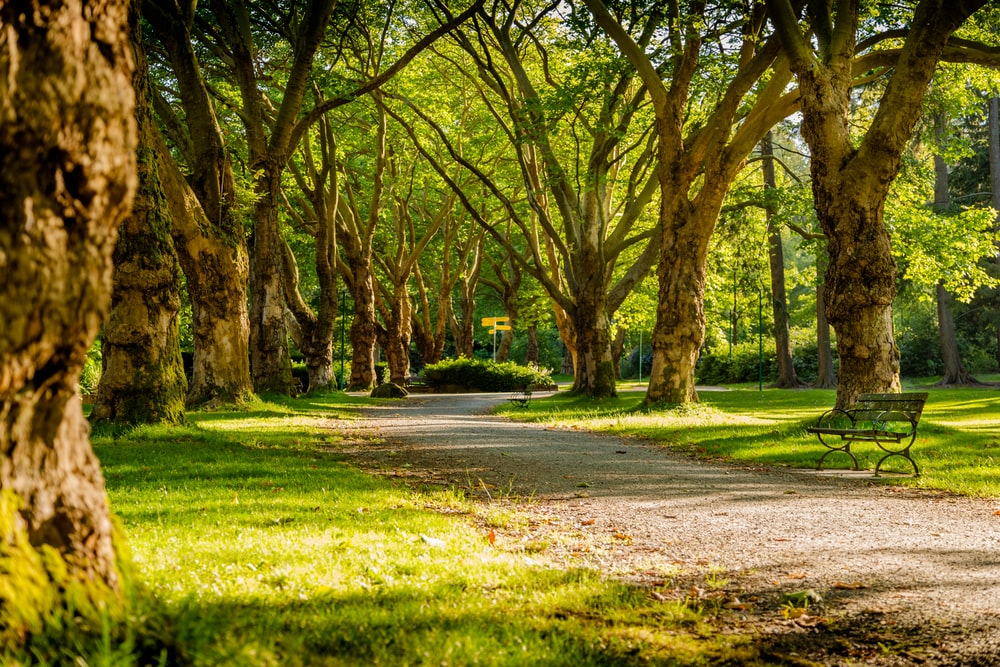
#> input picture photos/pa.jpeg, 1000 x 667 px
$ python masking.py
#> lines starting #> are read from the running program, lines starting #| are printed output that depends on the picture; after the words box and inside, x2 and y2 are one past the last pixel; in counts of white or black regions, pixels touching at a corner belong together
import cv2 as cv
import numpy as np


img=cv.imread('photos/pa.jpeg')
#> img is the input picture: shape (667, 1000, 3); mean B, G, R 33.5, 105.7, 114.4
cv.imshow('park',img)


blank = np.zeros(img.shape[:2],dtype='uint8')#img.shape[:2] used for taking the whole image into account
cv.imshow('blank image',blank)

#masking

mask=cv.circle(blank, (img.shape[1]//2+250,img.shape[0]//2 + 200),100,255,-1)
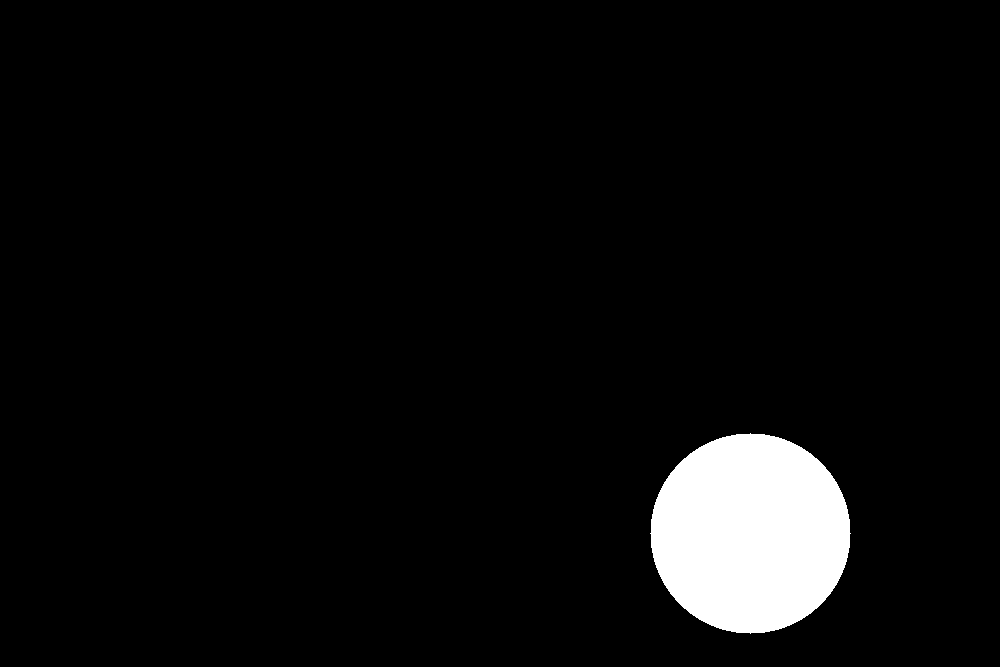
#> blank: shape (667, 1000); 4.7% white; 1 white region, box (x1, y1, x2, y2) and area: (650, 433, 851, 634) 31417
cv.imshow('mask',mask)

masked=cv.bitwise_and(img,img,mask=mask)
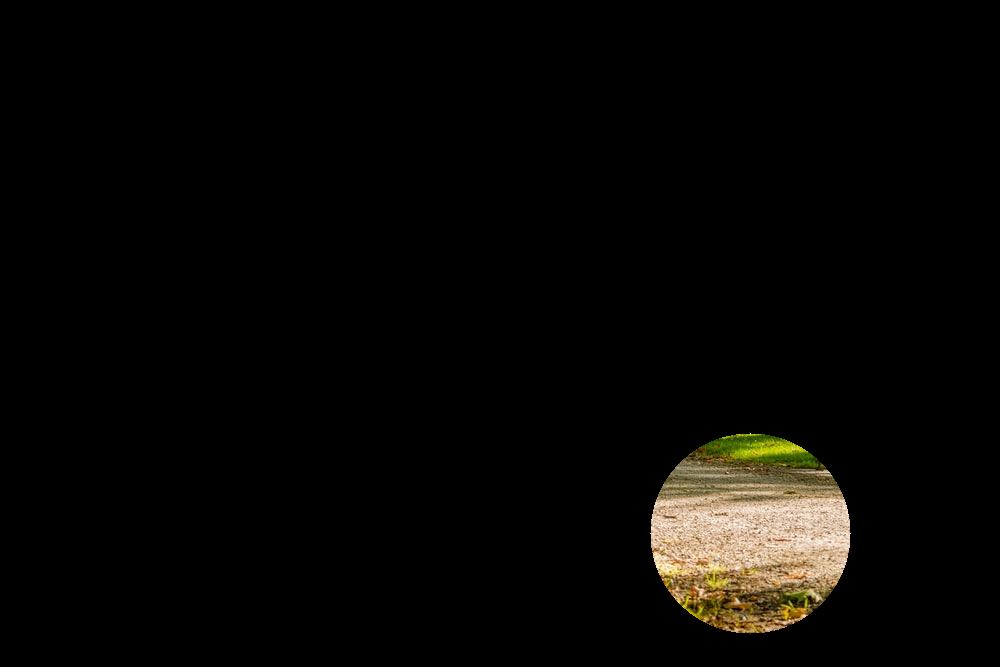
#> masked: shape (667, 1000, 3); mean B, G, R 4.7, 6.9, 8
cv.imshow('Masked',masked)


cv.waitKey(0)

$ run again, with photos/ph.jpeg copied over photos/pa.jpeg
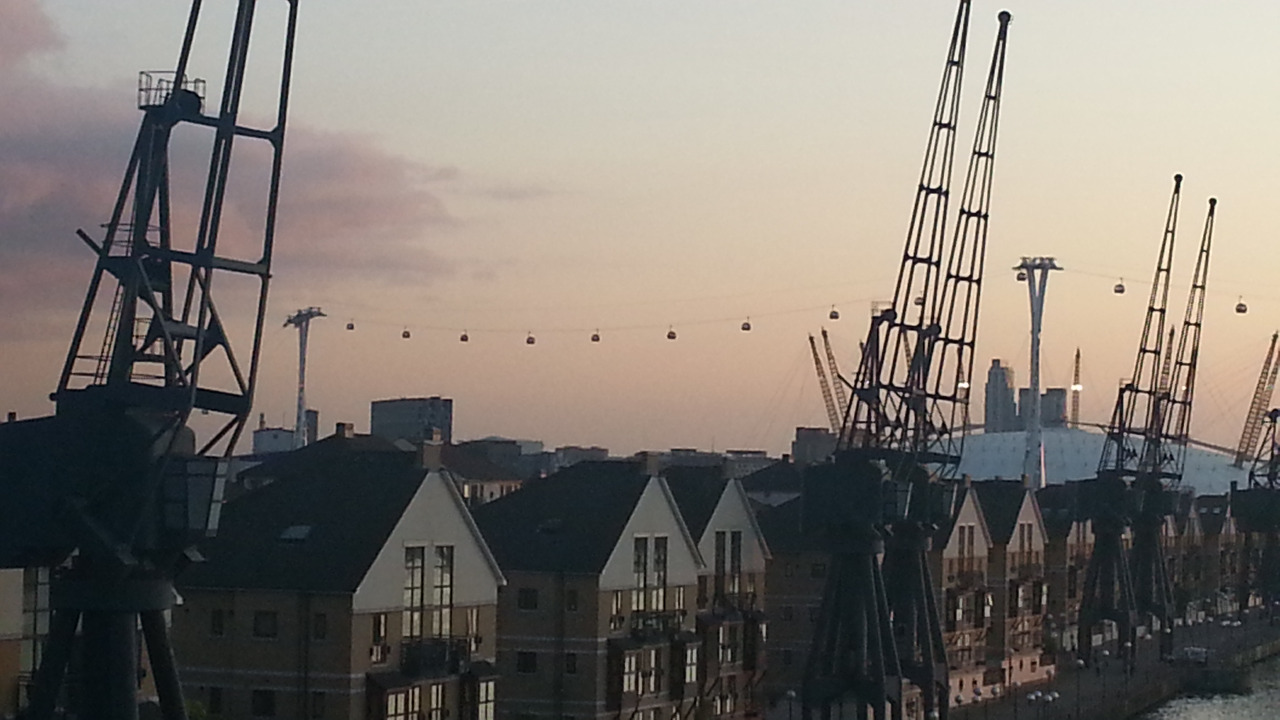
#> input picture photos/ph.jpeg, 1280 x 720 px
#> img is the input picture: shape (720, 1280, 3); mean B, G, R 112.2, 118.7, 124.9
#> `mask=cv.circle(blank, (img.shape[1]//2+250,img.shape[0]//2 + 200),100,..`:
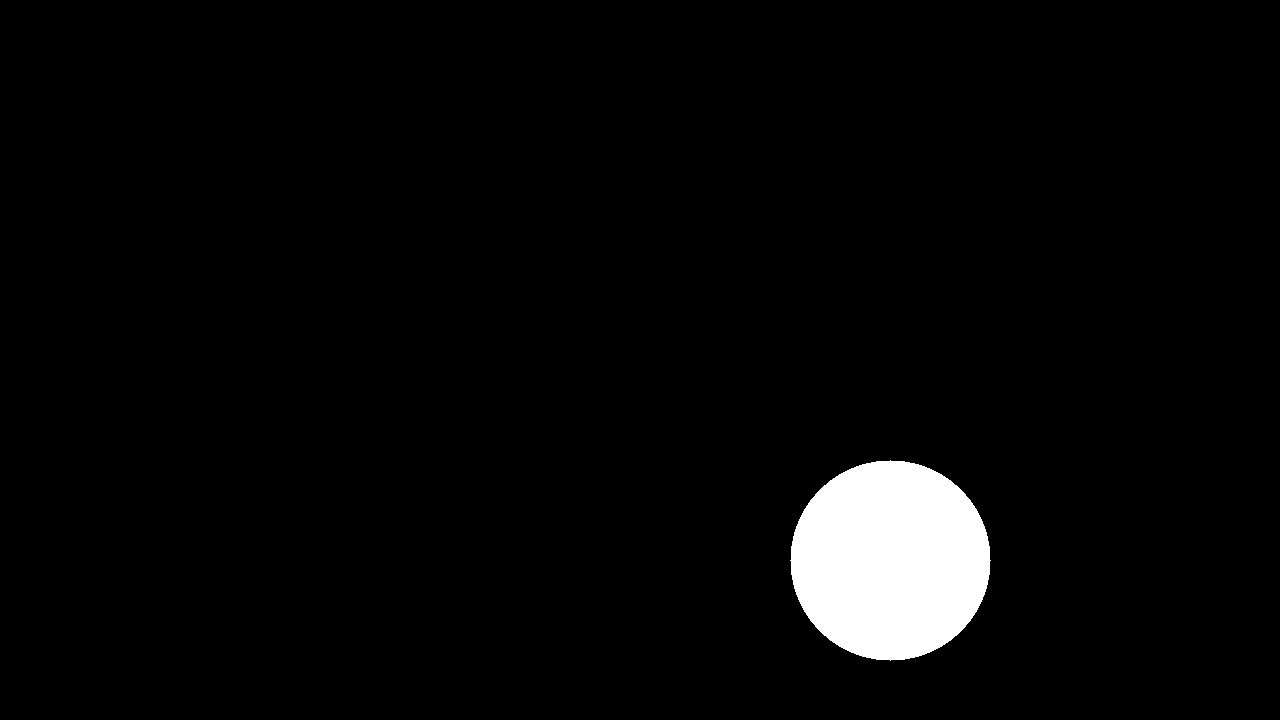
#> blank: shape (720, 1280); 3.4% white; 1 white region, box (x1, y1, x2, y2) and area: (790, 460, 991, 661) 31417
#> `masked=cv.bitwise_and(img,img,mask=mask)`:
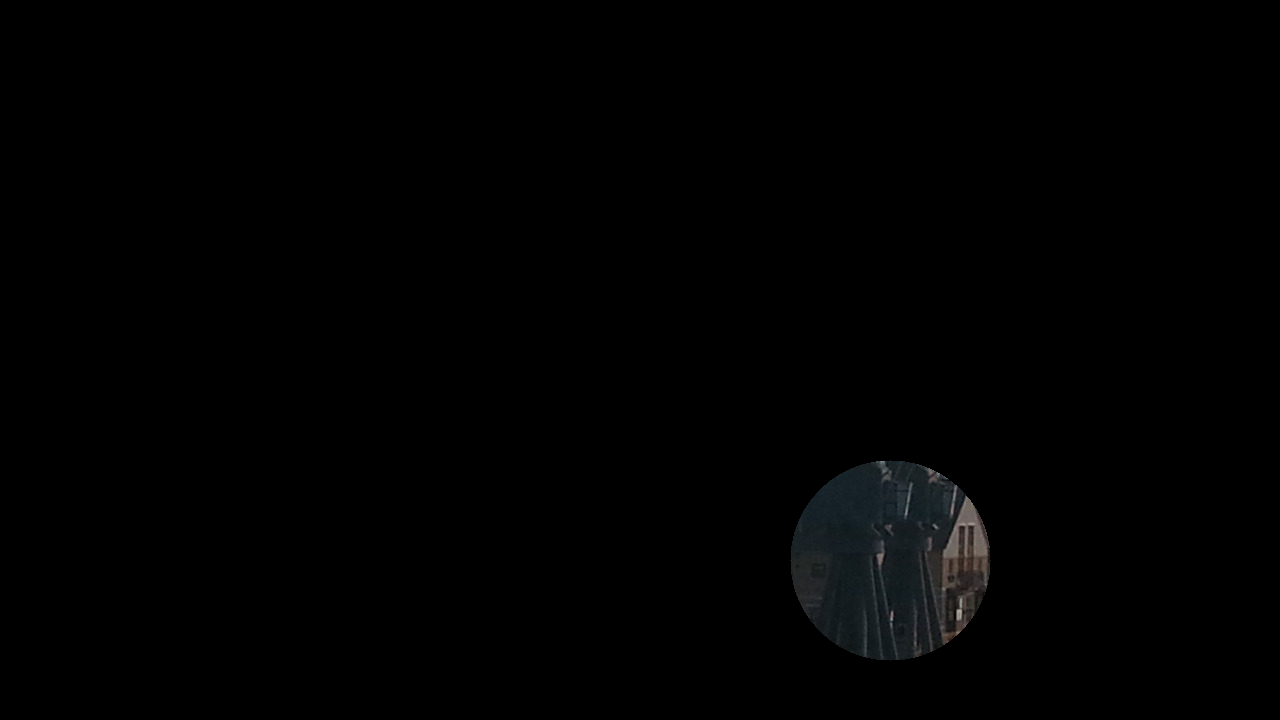
#> masked: shape (720, 1280, 3); mean B, G, R 1.5, 1.4, 1.2

$ run again, with photos/libg.jpg copied over photos/pa.jpeg
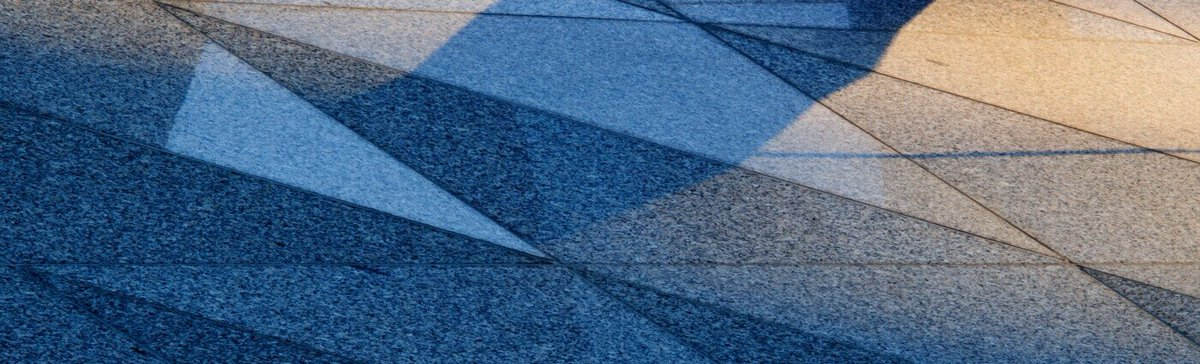
#> input picture photos/libg.jpg, 1200 x 364 px
#> img is the input picture: shape (364, 1200, 3); mean B, G, R 131.7, 105.9, 82.3
#> `mask=cv.circle(blank, (img.shape[1]//2+250,img.shape[0]//2 + 200),100,..`:
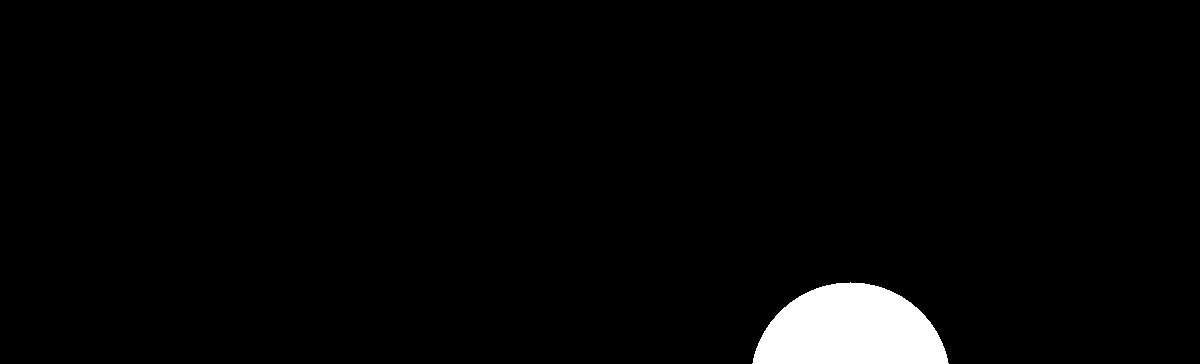
#> blank: shape (364, 1200); 2.8% white; 1 white region, box (x1, y1, x2, y2) and area: (752, 282, 949, 364) 12034
#> `masked=cv.bitwise_and(img,img,mask=mask)`:
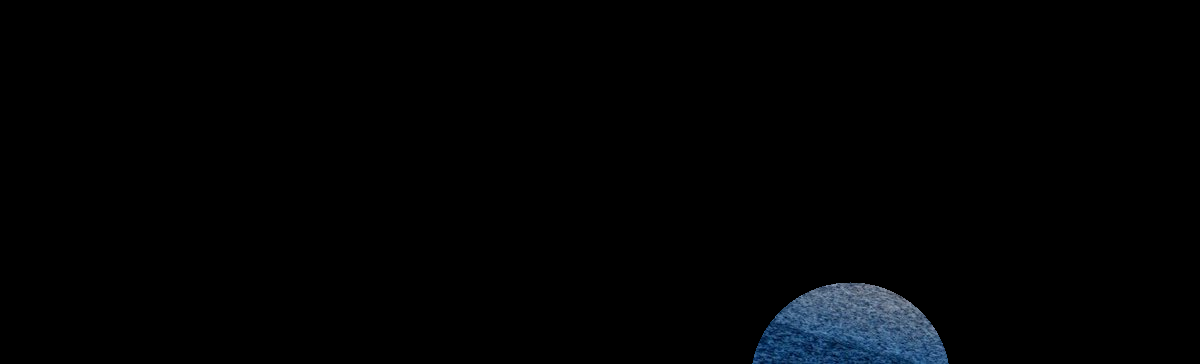
#> masked: shape (364, 1200, 3); mean B, G, R 3.3, 2.4, 1.5
